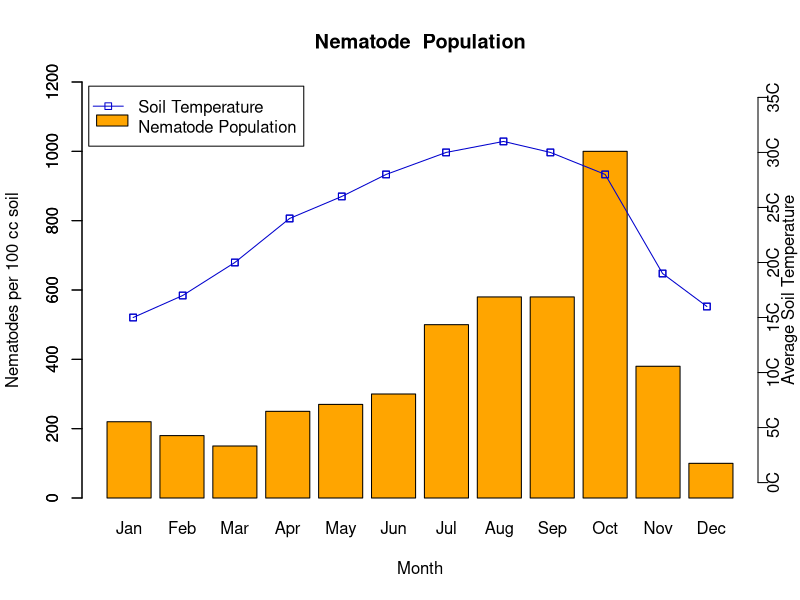
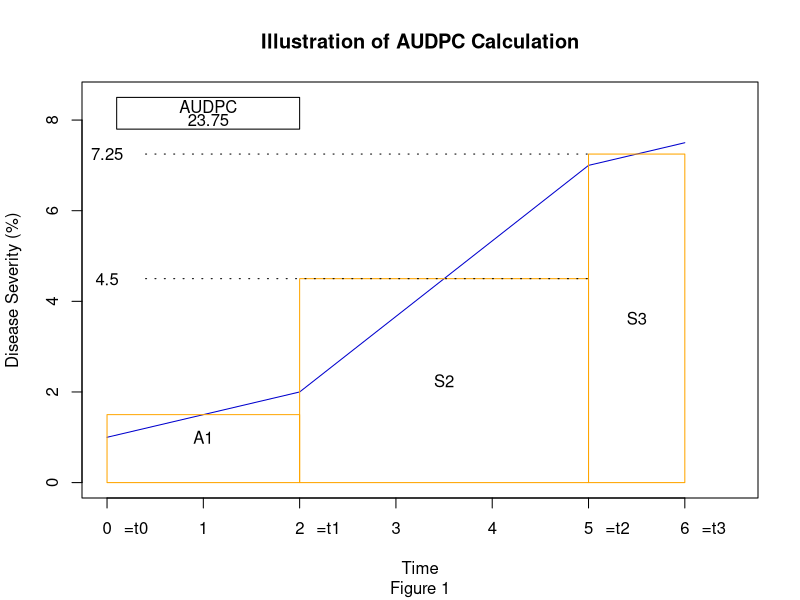
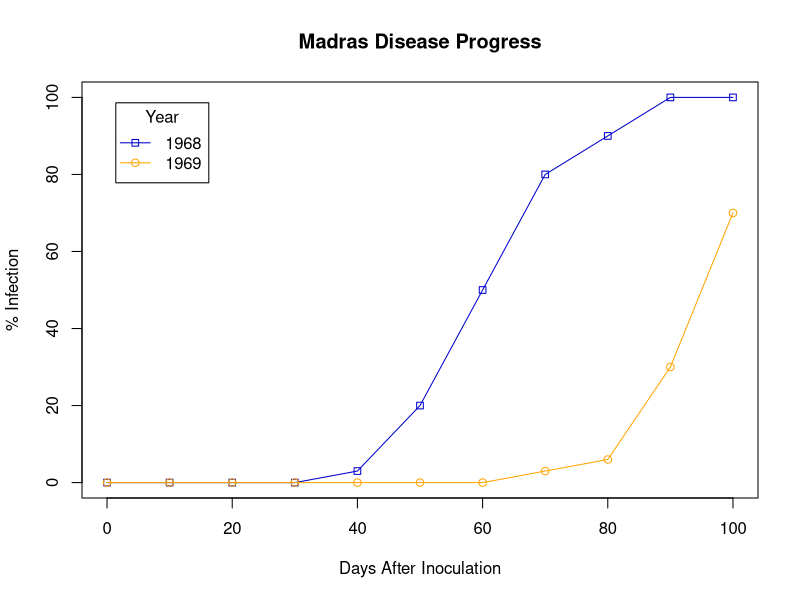

The R script that drew these images, in order:
#Modelamiento para el ciclo de la enfermedad, Epifitias de enfermedades de las plantas.
## CICLO DEL NEMATODE CON RESPECTO A LA TEMEPERATURA
## Set up the vector of nematode populations

# Cicle vs temperature ----------------------------------------------------


npop <- c(220,180,150,250,270,300,500,580,580,1000,380,100)

## Set up vector of associated months
names(npop) <-c (
  "Jan",
  "Feb",
  "Mar",
  "Apr",
  "May",
  "Jun",
  "Jul",
  "Aug",
  "Sep",
  "Oct",
  "Nov",
  "Dec"
)

## Set up the bar plots of the nematode populations, try help(barplot) for more information
barplot(
  npop,
  axes=TRUE,
  main="Nematode  Population",
  ylim=c(0,1200),
  col="orange",
  xlab="Month",
  ylab="Nematodes per 100 cc soil")
axis(2,seq(0,1200,by=200)
)

## Set up the new plot to be drawn on top of the barplot, try help(par) for more information
par(new=T)

# This sets the average monthly temperature
# for the line above the population
y <-c (15,17,20,24,26,28,30,31,30,28,19,16)

# This positions the points on the X axis
# correctly in the middle over the top of the bar chart.
y2 <-c (0.5,1.45,2.45,3.5,4.5,5.35,6.5,7.6,8.5,9.55,10.65,11.5)

## Plot the temperature points
plot(
  y2,
  y,
  ylim=c(0,35),
  xlab=NA,
  ylab=NA,
  xlim=c(0,12),
  axes=FALSE,
  type="o",
  pch=22,
  col="mediumblue"
)

axis(
  4,
  seq(0,35,by=5),
  labels=FALSE
)

## Lay out the points for temperature
points(
  y2,
  y,
  pch=22,
  col="mediumblue"
)

## Label the right axis, try help(mtext) for more information
mtext(
  c("0C","5C","10C","15C","20C","25C","30C","35C"),
  4,
  at=seq(0,35,by=5),
  line=.25
)

## Label the right axis, try search(mtext) for more information
mtext(
  "Average Soil Temperature",
  4,
  line=1,
  cex=1
)

## Create a legend
legend(
  "topleft",
  c("Soil Temperature","Nematode Population"),
  pch=c(22,NA),
  lty=c(1,NA),
  col=c("mediumblue",NA),
  inset=0.01
)

## Create an orange rectangle next to the Nematode Population label for the legend
rect(-0.2,32.4,0.4,33.4,col="orange")


# AUDCP -------------------------------------------------------------------
### Calculating the area under the disease progress curve
### to quantify disease progress
### (AUDCP)

#Set up disease severity percent measurements; 
#change these in subsequent analyses to see how it affects
#the AUDPC
ds0<-1
ds1<-2
ds2<-7
ds3<-7.5

#Put these values into a vector without making any changes
disease.severity<-c(ds0,ds1,ds2,ds3)

#Time points at which disease severity
#   measurements are made, 
#change these in subsequent analyses to
#see how it affects the AUDPC Value
t0<-0
t1<-2
t2<-5
t3<-6

#Put time period into a vector
## Do not change these values
time.period<-c(t0,t1,t2,t3)

#Refresh your memory about how the plot function works
help(plot)

#Create the plot of disease severity over time
plot(time.period,
     disease.severity,
     ylim=c(0,(ds3+1)),
     xlim=c(0,(t3+0.5)),
     xlab="Time",
     ylab="Disease Severity (%)",
     type="l",
     pch=19,
     col="mediumblue")

#Add a title and subtitle to our plot
title(main="Illustration of AUDPC Calculation",
      sub="Figure 1")

#Add text to x labels defining time periods
#   defined in text
mtext("=t0",1,at=0.3,1)
mtext("=t1",1,at=2.3,1)
mtext("=t2",1,at=5.3,1)
mtext("=t3",1,at=6.3,1)

#Illustrate the area under disease progress
#   curve with rectangles.
## Do not change these values
rect(t0,0,t1,((ds0+ds1)/2),border="orange")
# Add text to rectangle to describe rectangle
text(1,1,"A1")
#Add segment to Y axis
#And so-on
rect(t1,0,t2,((ds1+ds2)/2),border="orange")
text(((t1+t2)/2),(((ds1+ds2)/2)/2),"S2")
#Draw line to axis and label with value
segments(.4,((ds1+ds2)/2),t2,((ds1+ds2)/2),
         col="black",lty="18")
text(0,((ds1+ds2)/2),((ds1+ds2)/2))
rect(t2,0,t3,((ds2+ds3)/2),border="orange")
text(((t2+t3)/2),(((ds2+ds3)/2)/2),"S3")
segments(0.4,((ds2+ds3)/2),t2,((ds2+ds3)/2),
         col="black",lty="18")
text(0,((ds2+ds3)/2),((ds2+ds3)/2))

#Build a function for AUDPC calculation
#the left curly bracket indicates the beginning
#   of the function
audpc <- function(disease.severity,time.period){
  
  #n is the length of time.period, or
  #  the total number of sample dates
  n <- length(time.period)
  
  #meanvec is the vector (matrix with one dimension)
  #that will contain the mean percent infection
  #it is initialized containing -1 for all entries
  #this sort of initialization is sometimes useful
  #  for debugging
  meanvec <- matrix(-1,(n-1))
  
  #intvec is the vector that will contain the length of
  #   time between sampling dates
  intvec <- matrix(-1,(n-1))
  
  #the loop goes from the first to the penultimate entry
  #the left curly bracket indicates the beginning of
  #   commands in the loop
  for(i in 1:(n-1)){
    
    #the ith entry in meanvec is replaced with the
    #   mean percent infection
    #between sample time i and sample time i+1
    meanvec[i] <- mean(c(disease.severity[i],
                         disease.severity[i+1]))
    
    #the ith entry in intvec is replaced with the length
    # of the time interval between time i and time i+1
    intvec[i] <- time.period[i+1] - time.period[i]
    
    #the right curly bracket ends the loop
  }
  
  #the two vectors are multiplied together
  #  one entry at a time
  infprod <- meanvec * intvec
  
  #the sum of the entries in the resulting vector
  #   gives the AUDPC
  sum(infprod)
  
  #the right curly bracket ends the function
}


#Now apply the function to the example data and put
# the result in a new object called 'AUDPCexample'
audpc(disease.severity,time.period) -> AUDPCexample
#Display AUDPC Value
#Draw rectangle around value
rect(0.1,(ds3+.3),2,(ds3+1),border="black")
#AUDPC Text
text(1.05,(ds3+0.8),"AUDPC")
text(1.05,(ds3+0.5),AUDPCexample)


# AUDCP wheat Puccinia striiformis ------------------------------------------

## Set up vector for Madras AUDPC Chart
daysAfterInoculation <- c(0,10,20,30,40,50,60,70,80,90,100)
severityYear68 <- c(0,0,0,0,3,20,50,80, 90, 100, 100)
severityYear69 <- c( 0,0,0,0,0,0,0,3,6,30,70)
## Set up the line graph for 1968
plot(
  daysAfterInoculation,
  severityYear68,
  type="o",
  pch=22,
  col="mediumblue",
  ylim=c(0,100),
  xlab='Days After Inoculation',
  ylab='% Infection'
)
## Set main title
title(main="Madras Disease Progress")
## Overlay line for 1969 plot
lines(
  daysAfterInoculation,
  severityYear69,
  type="o", col="orange"
)
## Set the legend of the graph in upper left corner
legend(
  "topleft",
  c("1968","1969"),
  pch= c(22,21),
  lty=1,
  col = c("mediumblue","orange"),
  title="Year",
  inset=0.05
)
## Calculate the AUDPC using the function called 'audpc' that
##      was created in the AUDPC exercise of this document
## If you have started a new R session and did not save the
##      function you will need to create it again.
## To check that you do have the function available, try
##      entering the function name, 'audpc', at the command
##      line and R should return the content of the function.
# Calculate the AUDPC for 1968
audpc(severityYear68,daysAfterInoculation)
# Calculate the AUDPC for 1969
audpc(severityYear69,daysAfterInoculation)
